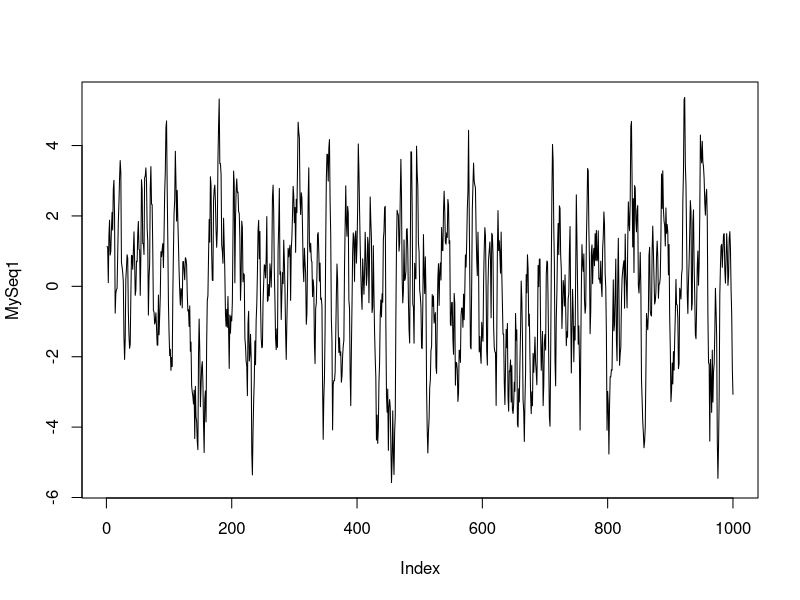
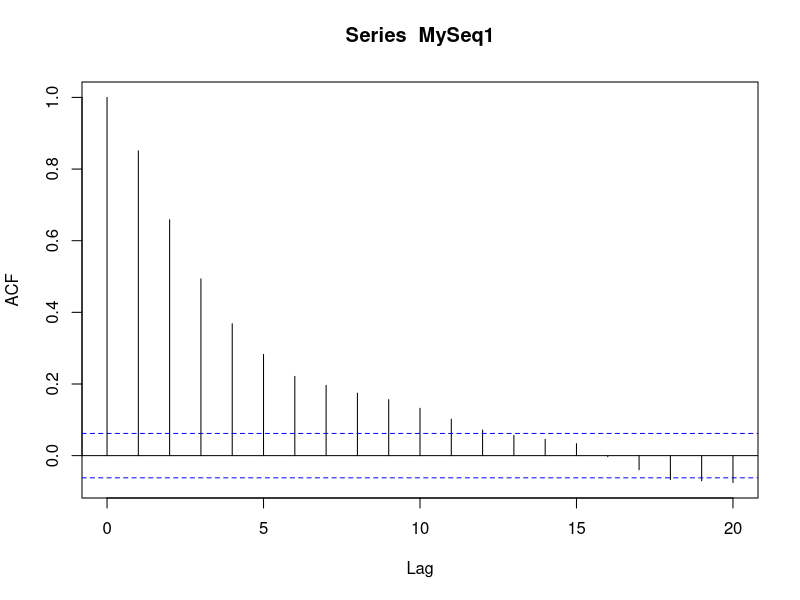
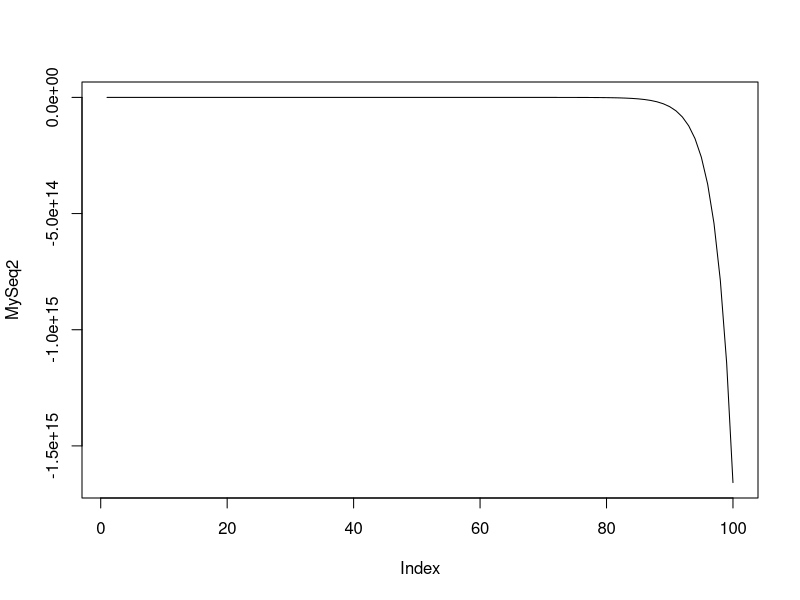
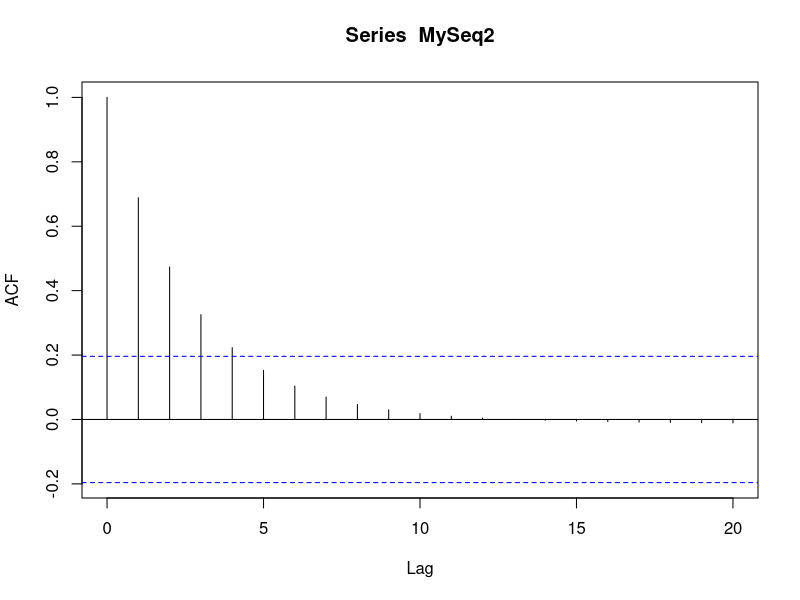
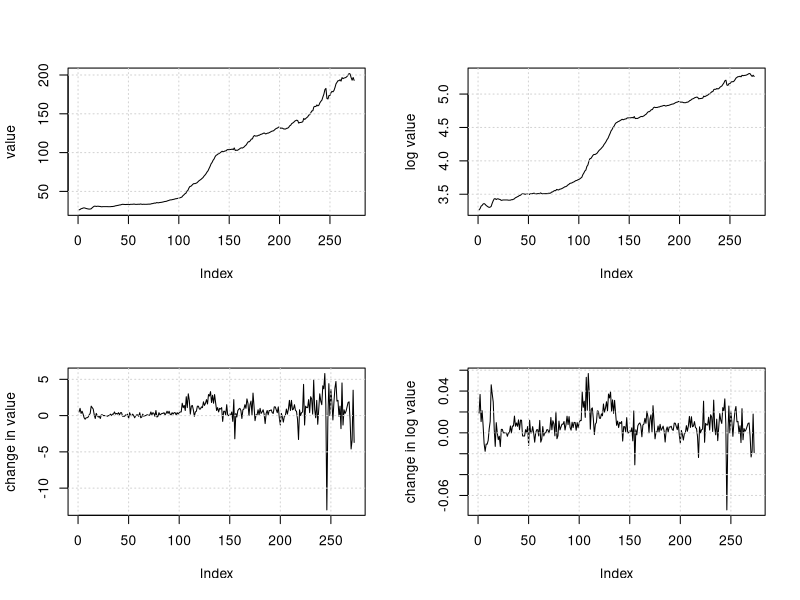
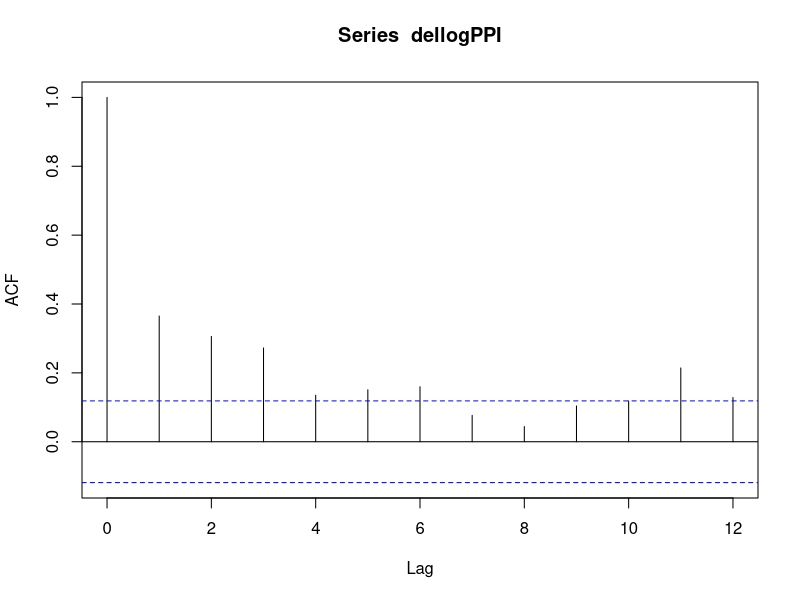
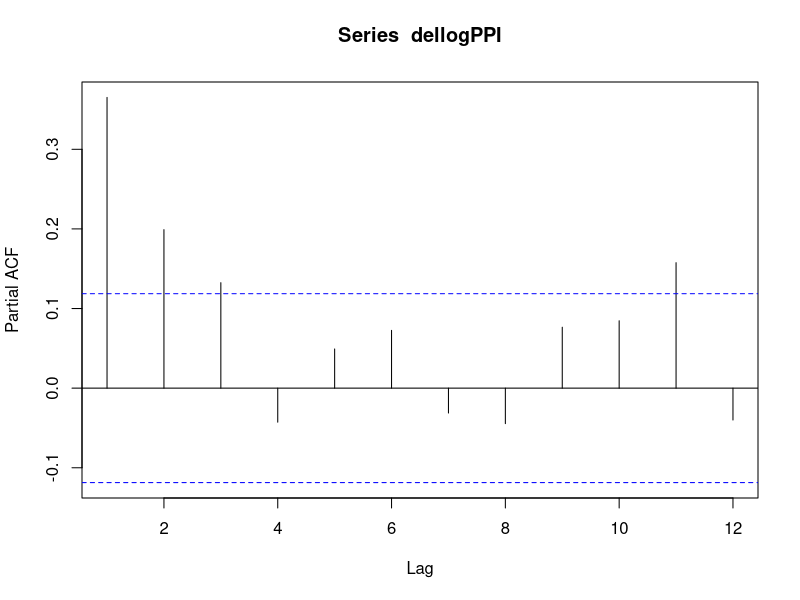
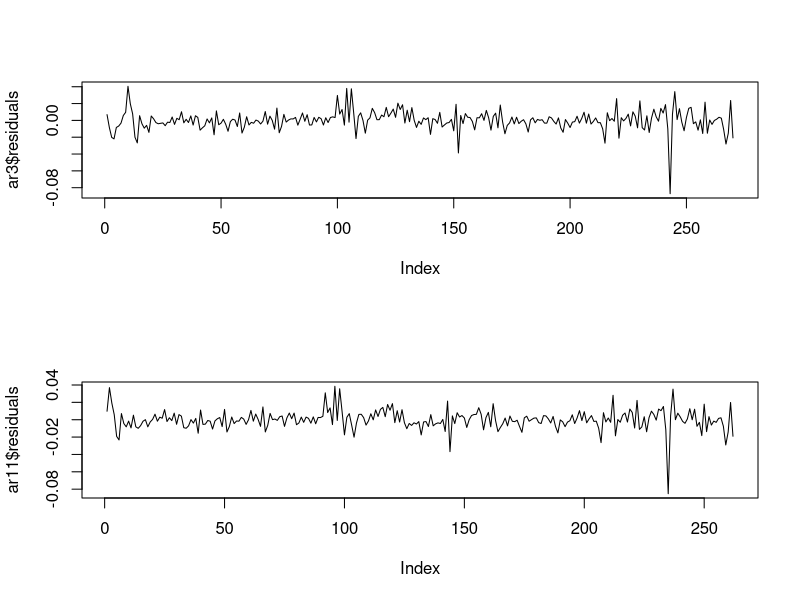

Generate these figures, in order, with R:
#1---------------------
set.seed(1)
b0 = 0
b1.1 = 1.1
b2.1 = -0.25
WN1 = rnorm(1000, mean = 0, sd = 1)
MySeq1 = rnorm(2)
for (i in 3:1000){
  MySeq1 = append(MySeq1, b0+b1.1*MySeq1[i-1]+b2.1*MySeq1[i-2]+WN1[i])
}

#a
plot(MySeq1, type = "l")
acf(MySeq1, lag.max = 20)

#b
1/polyroot(c(1,-b1.1,-b2.1))
#stationary
dm1 = b1.1^6+5*b1.1^4*b2.1+b2.1^3+6*b1.1^2*b2.1^2

#d
set.seed(3)
b0 = 0
b1.2 = 0.9
b2.2 = 0.8
WN2 = rnorm(100, mean = 0, sd = 1)
MySeq2 = rnorm(2)
for (i in 3:100){
  MySeq2 = append(MySeq2, b0+b1.2*MySeq2[i-1]+b2.2*MySeq2[i-2]+WN2[i])
}

par(mfrow=c(1,1))
plot(MySeq2, type = "l")
acf(MySeq2, lag.max = 20)

1/polyroot(c(1,-b1.2,-b2.2))
#stationary
dm2 = b1.2^6+5*b1.2^4*b2.2+b2.2^3+6*b1.2^2*b2.2^2

print(c(dm1,dm2))

#2---------------------
#1
PPI = read.csv("PPIFGS.csv")
valPPI = PPI$VALUE
delPPI = diff(valPPI)
logPPI = log(valPPI)
dellogPPI = diff(log(valPPI))
par(mfrow = c(2,2))
plot(valPPI, type = "l", ylab = "value")
grid(nx = NULL, ny = NULL, col = "lightgray", lty = "dotted", lwd = par("lwd"), equilogs = TRUE)
plot(logPPI, type = "l", ylab = "log value")
grid(nx = NULL, ny = NULL, col = "lightgray", lty = "dotted", lwd = par("lwd"), equilogs = TRUE)
plot(delPPI, type = "l", ylab = "change in value")
grid(nx = NULL, ny = NULL, col = "lightgray", lty = "dotted", lwd = par("lwd"), equilogs = TRUE)
plot(dellogPPI, type = "l", ylab = "change in log value")
grid(nx = NULL, ny = NULL, col = "lightgray", lty = "dotted", lwd = par("lwd"), equilogs = TRUE)

#3----------------
par(mfrow = c(1,1))
acf(dellogPPI, lag.max = 12)

#4-------------------
par(mfrow = c(1,1))
pacf(dellogPPI, lag.max = 12)

#5a
#manual----------------
n = length(dellogPPI)
yt = dellogPPI

yt.lag1 = yt[1:(n-3)]
yt.lag2 = yt[2:(n-2)]
yt.lag3 = yt[3:(n-1)]
Y3 = yt[4:n]

ar3 = lm(Y3~yt.lag1+yt.lag2+yt.lag3)

for (i in 1:11){
  assign(paste("yt.lag", i, sep = ""),
         yt[i:(n-(12-i))])
}
Y11 = yt[12:n]

ar11 = lm(Y11~yt.lag1+yt.lag2+yt.lag3+
            yt.lag4+yt.lag5+yt.lag6+
            yt.lag7+yt.lag8+yt.lag9+
            yt.lag10+yt.lag11)

ar3.coef = summary(ar3)
ar11.coef = summary(ar11)

1/polyroot(c(1,-ar3.coef$coefficients[2,1],
           -ar3.coef$coefficients[3,1],
           -ar3.coef$coefficients[4,1]))

1/polyroot(c(11,-ar11.coef$coefficients[2,1],
           -ar11.coef$coefficients[3,1],
           -ar11.coef$coefficients[4,1],
           -ar11.coef$coefficients[5,1],
           -ar11.coef$coefficients[6,1],
           -ar11.coef$coefficients[7,1],
           -ar11.coef$coefficients[8,1],
           -ar11.coef$coefficients[9,1],
           -ar11.coef$coefficients[10,1],
           -ar11.coef$coefficients[11,1],
           -ar11.coef$coefficients[12,1]))

#function------------
# ar3.test = ar(dellogPPI, order.max = 3, aic = F)
# ar12.test = ar(dellogPPI, order.max = 12, aic = F)
# 
# polyroot(c(1,-ar3.test$ar[1],-ar3.test$ar[2],-ar3.test$ar[3]))
# polyroot(c(1,-ar12.test$ar[1],-ar12.test$ar[2],-ar12.test$ar[3],
#            -ar12.test$ar[4],-ar12.test$ar[5],-ar12.test$ar[6],
#            -ar12.test$ar[7],-ar12.test$ar[8],-ar12.test$ar[9],
#            -ar12.test$ar[10],-ar12.test$ar[11],-ar12.test$ar[12]))

#5b------
par(mfrow = c(2,1))
plot(ar3$residuals, type = "l")
plot(ar11$residuals, type = "l")

par(mfrow = c(2,1))
acf(ar3$residuals)
acf(ar11$residuals)


#5c
Box.test(ar3$residuals, lag = 8, type = "Ljung-Box")
Box.test(ar3$residuals, lag = 12, type = "Ljung-Box")

Box.test(ar11$residuals, lag = 8, type = "Ljung-Box")
Box.test(ar11$residuals, lag = 12, type = "Ljung-Box")

aic = c(AIC(ar3),AIC(ar11))
bic = c(BIC(ar3),BIC(ar11))
aic
bic

#6--------------
library(xts)
PPI = read.csv("PPIFGS.csv")
date = as.Date(as.vector(PPI$DATE))
PPI.xts = xts(PPI$VALUE, order.by = date)
PPI.sample = diff(log(as.vector(PPI.xts["/2005-10-01"])))
PPI.pred = diff(log(as.vector(PPI.xts["2005-10-01/"])))

ar3.test = ar(PPI.sample,order.max = 3, aic = F)
ar11.test = ar(PPI.sample,order.max = 11, aic = F)

n.sample = length(PPI.sample)
n.pred = length(PPI.pred)

pred3 = predict(ar3.test, n.ahead = 39)$pred
pred11 = predict(ar11.test, n.ahead = 39)$pred

v3 = sum((PPI.pred-pred3)^2)/n.pred
v11 = sum((PPI.pred-pred11)^2)/n.pred
c(v3,v11)

#rw---------------------
rw.sd = sqrt(var(PPI.sample))
monte = vector()
for (i in 1:1000)
{
  set.seed(i)
  rw.test = PPI.sample[n.sample]
  for (i in 1:n.pred){
    rw.test = append(rw.test, rw.test[i]+rnorm(1,0,rw.sd))
  }
  rw.v = sum((PPI.pred-rw.test[-1])^2)/n.pred
  monte = append(monte,rw.v)
}
mean(monte)
